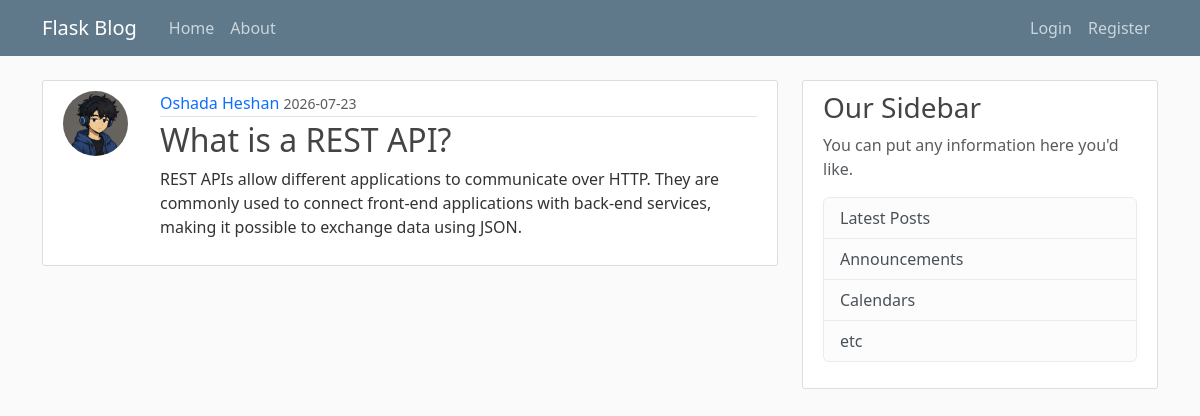
/post/11, run on the app's committed database.
### flaskblog/models.py (models this page shows, shortened)
class User(db.Model, UserMixin):
    id = db.Column(db.Integer, primary_key=True)
    username = db.Column(db.String(20), unique=True, nullable=False)
    email = db.Column(db.String(120), unique=True, nullable=False)
    image_file = db.Column(db.String(20), nullable=False, default='default.jpg')
    password = db.Column(db.String(60), nullable=False)
    posts = db.relationship('Post', backref='author', lazy=True)

class Post(db.Model):
    id = db.Column(db.Integer, primary_key=True)
    title = db.Column(db.String(100), nullable=False)
    date_posted = db.Column(db.DateTime, nullable=False, default=datetime.utcnow)
    content = db.Column(db.Text, nullable=False)
    user_id = db.Column(db.Integer, db.ForeignKey('user.id'), nullable=False)

### flaskblog/routes.py (the view)
@app.route("/post/<int:post_id>")
def post(post_id):
    post = Post.query.get_or_404(post_id)
    return render_template('post.html', title=post.title, post=post)

### flaskblog/templates/post.html (shortened to what this page needs)
{% extends "layout.html" %}
{% block content %}
    <article class="content-section">
        <div class="post-container">
            <img class="rounded-circle article-img" src="{{ url_for('static', filename='profile_pics/' + post.author.image_file) }}" alt="Profile picture">
            <div class="post-content">
                <div class="article-metadata">
                    <a class="author-name" href="#">{{ post.author.username }}</a>
                    <small class="text-muted">{{ post.date_posted.strftime('%Y-%m-%d') }}</small>
                </div>
                <h2><a class="article-title" href="#">{{ post.title }}</a></h2>
                <p class="article-content">{{ post.content }}</p>
            </div>
         </div>
    </article>
{% endblock content %}

### flaskblog/static/main.css (style rules this page uses)
body { background: #fafafa; color: #333333; margin-top: 5rem; }
h1, h2, h3, h4, h5, h6 { color: #444444; }
.content-section { background: #ffffff; padding: 10px 20px; border: 1px solid #dddddd; border-radius: 3px; margin-bottom: 20px; }
.post-container { display: flex; gap: 16px; align-items: flex-start; }
.post-content { flex: 1; }
.article-title { color: #444444; }
a.article-title { text-decoration: none; }
.content-section a, .text-muted a { text-decoration: none; }
.article-content { white-space: pre-line; }
.article-img { height: 65px; width: 65px; margin-right: 16px; }
.article-metadata { padding-bottom: 1px; margin-bottom: 4px; border-bottom: 1px solid #e3e3e3 }
.article-metadata a { text-decoration: none; }

### data on the page
User: image_file (picture), author.username "Oshada Heshan"
Post: date_posted "2026-07-23", title "What is a REST API?", content "REST APIs allow different applications to communicate over HTTP. They are commonly used to connect front-end applications with back-end services, making it possible to exchange data using JSON."
